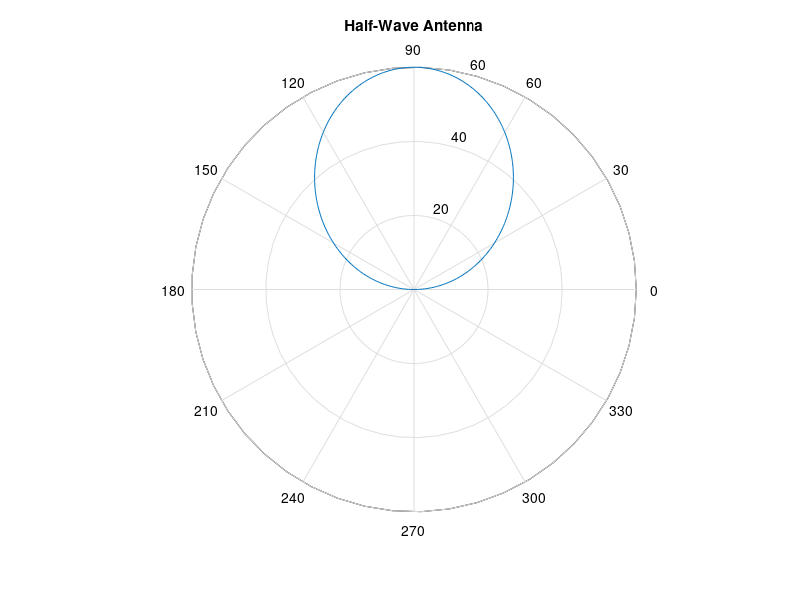
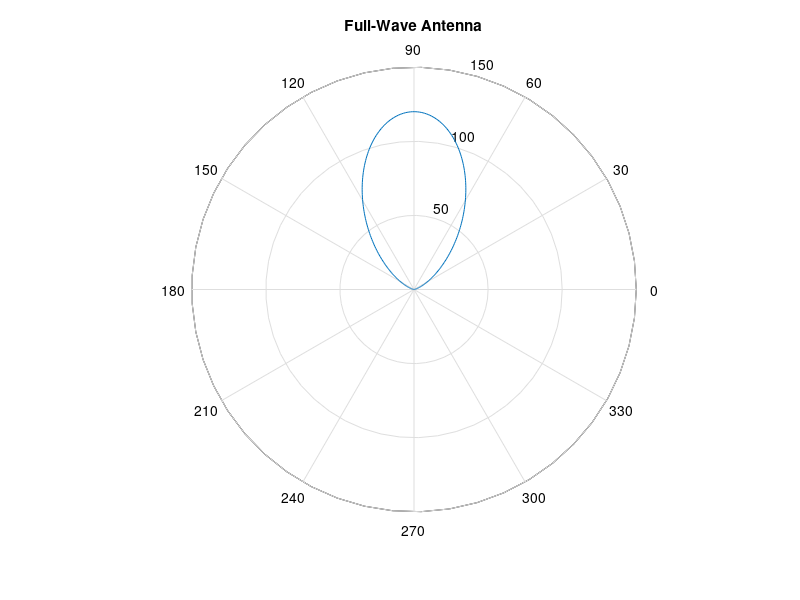

The MATLAB source for these figures, in order:
% EECE3441 EMag Lab
% Lab 4 Prelab
% Tim Liming

%% Exercise 1

f = 3*10^9;     % operating frequency (Hz)
c = 3*10^8;     % speed of light
lambda = c/f;   % wavelength

r = 20*lambda;  % distance apart
display(r);

%% Exercise 2

I0 = 1;             % current
r = 1;              % (m)
B = 2*pi/lambda;    % beta
n = 120*pi;         % eta
theta = 0:0.01:pi;  % theta

% half-wave antenna (2*l = lambda/2)
l = lambda/4;       % length
E2 = [];            % initialize

for i = 1:numel(theta)
    % Equation 1
    E2 = [E2 (1i*n*I0*exp(-1i*B*r))/(2*pi*r*sin(theta(i)))* ...
             (cos(B*l*cos(theta(i)))-cos(B*l))];
end % for

E2(1) = 0;

% plot
figure(1);
polar(theta,abs(E2));
title('Half-Wave Antenna');

% full-wave antenna (2*l = lambda)
l = lambda/2;       % length
E1 = [];            % initialize

for i = 1:numel(theta)
    % Equation 1
    E1 = [E1 (1i*n*I0*exp(-1i*B*r))/(2*pi*r*sin(theta(i)))* ...
             (cos(B*l*cos(theta(i)))-cos(B*l))];
end % for

E1(1) = 0;

% plot
figure(2);
polar(theta,abs(E1));
title('Full-Wave Antenna');
